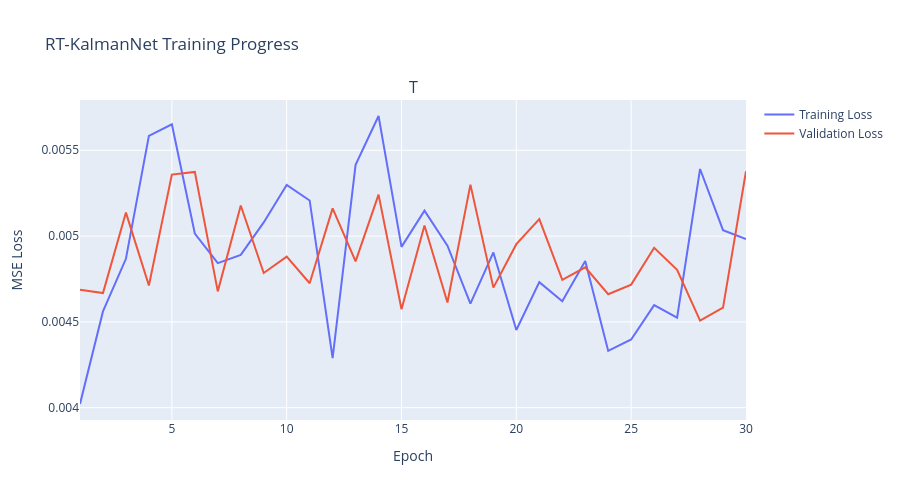

Here is the notebook cell this chart was saved with:
### Code cell
import random
import matplotlib.pyplot as plt

# Set optimizer and loss function type
optimizer = optim.Adam(RT_KalmanNet.nn.parameters(), lr=args.lr, weight_decay=args.wd)
criterion = nn.MSELoss(reduction='mean')

opt_MSE = float('inf')
best_model_path = 'RobustKalmanPY/opt_RT_KNet.pt'

# ===== Lists to track losses =====
train_losses = []
cv_losses = []

for epoch in range(epochs):
    # ===== Train =====
    optimizer.zero_grad(set_to_none=True)

    train_batch = train_inputs[epoch]          # [N_E, p, T]
    train_target_batch = train_targets[epoch]  # [N_E, n, T]
    
    # Sample n_batch indices from training dataset
    n_available = train_batch.shape[0]
    batch_indices = random.sample(range(n_available), min(args.n_batch, n_available))
    
    batch_losses = []
    for idx in batch_indices:
        # Reset filter state for each sequence
        RT_KalmanNet.Xrekf_prev = RT_KalmanNet.x0.squeeze(0).detach().clone()
        RT_KalmanNet.y_prev = torch.zeros(RT_KalmanNet.p, device=RT_KalmanNet.Xrekf_prev.device)
        RT_KalmanNet.Xn_prev = torch.zeros(RT_KalmanNet.n, device=RT_KalmanNet.Xrekf_prev.device)
        RT_KalmanNet.V_prev = (1e-3 * torch.eye(RT_KalmanNet.n, device=RT_KalmanNet.Xrekf_prev.device)).detach()

        # Get single sequence from batch
        RT_KalmanNet.y = train_batch[idx]  # [p, T]
        Xrekf, _, _, _ = RT_KalmanNet.fnREKF(train=True)
        Xrekf = Xrekf[:, :-1]  # [n, T]

        train_target = train_target_batch[idx]  # [n, T]
        loss = criterion(Xrekf, train_target)
        batch_losses.append(loss)
    
    # Average loss over batch and backward
    avg_loss = torch.stack(batch_losses).mean()
    avg_loss.backward()
    optimizer.step()
    
    # Save train loss
    train_losses.append(avg_loss.item())

    # ===== CV =====
    with torch.no_grad():
        cv_batch = cv_inputs[epoch]          # [N_CV, p, T]
        cv_target_batch = cv_targets[epoch]  # [N_CV, n, T]
        
        cv_losses_batch = []
        for idx in range(cv_batch.shape[0]):
            # Reset filter state for each sequence
            RT_KalmanNet.Xrekf_prev = RT_KalmanNet.x0.squeeze(0).detach().clone()
            RT_KalmanNet.y_prev = torch.zeros(RT_KalmanNet.p, device=RT_KalmanNet.Xrekf_prev.device)
            RT_KalmanNet.Xn_prev = torch.zeros(RT_KalmanNet.n, device=RT_KalmanNet.Xrekf_prev.device)
            RT_KalmanNet.V_prev = (1e-3 * torch.eye(RT_KalmanNet.n, device=RT_KalmanNet.Xrekf_prev.device)).detach()

            RT_KalmanNet.y = cv_batch[idx]  # [p, T]
            Xrekf_cv, _, _, _ = RT_KalmanNet.fnREKF(train=False)
            Xrekf_cv = Xrekf_cv[:, :-1]  # [n, T]

            cv_target = cv_target_batch[idx]  # [n, T]
            cv_loss = criterion(Xrekf_cv, cv_target)
            cv_losses_batch.append(cv_loss.item())
        
        avg_cv_loss = np.mean(cv_losses_batch)
        cv_losses.append(avg_cv_loss)

        if avg_cv_loss < opt_MSE:
            opt_MSE = avg_cv_loss
            torch.save(RT_KalmanNet.nn.state_dict(), best_model_path)

    if (epoch + 1) % 10 == 0:  # Print every 10 epochs to avoid spam
        tqdm.write(f"Epoch {epoch+1}/{epochs}, MSE Training: {train_losses[-1]:.6f}, MSE CV: {avg_cv_loss:.6f}")

print("\nTraining finished")
print(f"Cross-Validation MSE Optimal Model: {opt_MSE:.4f}\n")

# ===== Plot Training and Validation Losses =====
fig = make_subplots(rows=1, cols=1, subplot_titles=("Training and Validation Loss"))

fig.add_trace(
    go.Scatter(x=list(range(1, len(train_losses)+1)), y=train_losses, name='Training Loss', mode='lines'),
    row=1, col=1
)

fig.add_trace(
    go.Scatter(x=list(range(1, len(cv_losses)+1)), y=cv_losses, name='Validation Loss', mode='lines'),
    row=1, col=1
)

fig.update_xaxes(title_text="Epoch", row=1, col=1)
fig.update_yaxes(title_text="MSE Loss", row=1, col=1)
fig.update_layout(hovermode='x unified', title_text="RT-KalmanNet Training Progress", height=500)
fig.show()

# Optional: Print final statistics
print(f"\nFinal Train Loss: {train_losses[-1]:.6f}")
print(f"Final CV Loss: {cv_losses[-1]:.6f}")
print(f"Min CV Loss: {min(cv_losses):.6f} at epoch {cv_losses.index(min(cv_losses))+1}")

### Figure 1 — Plotly figure (JSON) as saved in the notebook; plotly's stock layout.template omitted (floating-point values rounded to 4 significant figures)
{"data": [{"mode": "lines", "name": "Training Loss", "type": "scatter", "x": [1, 2, 3, 4, 5, 6, 7, 8, 9, 10, 11, 12, 13, 14, 15, 16, 17, 18, 19, 20, 21, 22, 23, 24, 25, 26, 27, 28, 29, 30], "xaxis": "x", "y": [0.004021, 0.004561, 0.004868, 0.005584, 0.005652, 0.005015, 0.004842, 0.004891, 0.005079, 0.005298, 0.005208, 0.004289, 0.005415, 0.0057, 0.004937, 0.005148, 0.004945, 0.004607, 0.004905, 0.004453, 0.004732, 0.00462, 0.004854, 0.004331, 0.004398, 0.004598, 0.004524, 0.005391, 0.005035, 0.004983], "yaxis": "y"}, {"mode": "lines", "name": "Validation Loss", "type": "scatter", "x": [1, 2, 3, 4, 5, 6, 7, 8, 9, 10, 11, 12, 13, 14, 15, 16, 17, 18, 19, 20, 21, 22, 23, 24, 25, 26, 27, 28, 29, 30], "xaxis": "x", "y": [0.004688, 0.004668, 0.005137, 0.004712, 0.005358, 0.005374, 0.004678, 0.005178, 0.004785, 0.00488, 0.004725, 0.005162, 0.004853, 0.005242, 0.004574, 0.005061, 0.004613, 0.0053, 0.0047, 0.004953, 0.005099, 0.004745, 0.004818, 0.004661, 0.004717, 0.004932, 0.004804, 0.004507, 0.004583, 0.005378], "yaxis": "y"}], "layout": {"annotations": [{"font": {"size": 16}, "showarrow": false, "text": "T", "x": 0.5, "xanchor": "center", "xref": "paper", "y": 1, "yanchor": "bottom", "yref": "paper"}], "height": 500, "hovermode": "x unified", "title": {"text": "RT-KalmanNet Training Progress"}, "xaxis": {"anchor": "y", "domain": [0, 1], "title": {"text": "Epoch"}}, "yaxis": {"anchor": "x", "domain": [0, 1], "title": {"text": "MSE Loss"}}}}
